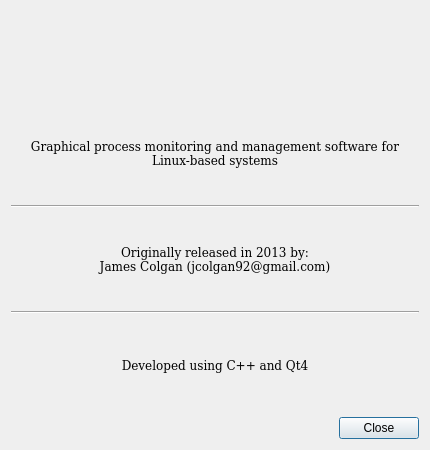
<?xml version="1.0" encoding="UTF-8"?>
<ui version="4.0">
 <class>Info</class>
 <widget class="QDialog" name="Info">
  <property name="geometry">
   <rect>
    <x>0</x>
    <y>0</y>
    <width>430</width>
    <height>450</height>
   </rect>
  </property>
  <property name="sizePolicy">
   <sizepolicy hsizetype="MinimumExpanding" vsizetype="MinimumExpanding">
    <horstretch>0</horstretch>
    <verstretch>0</verstretch>
   </sizepolicy>
  </property>
  <property name="minimumSize">
   <size>
    <width>430</width>
    <height>450</height>
   </size>
  </property>
  <property name="windowTitle">
   <string>About Task Stalker</string>
  </property>
  <property name="windowIcon">
   <iconset resource="../resources/images.qrc">
    <normaloff>:/resources/img/icon.png</normaloff>:/resources/img/icon.png</iconset>
  </property>
  <layout class="QVBoxLayout" name="verticalLayout">
   <item>
    <widget class="QLabel" name="logoLabel">
     <property name="text">
      <string/>
     </property>
     <property name="alignment">
      <set>Qt::AlignCenter</set>
     </property>
    </widget>
   </item>
   <item>
    <widget class="QLabel" name="label_2">
     <property name="font">
      <font>
       <family>Bitstream Vera Serif</family>
      </font>
     </property>
     <property name="text">
      <string>Graphical process monitoring and management software for Linux-based systems</string>
     </property>
     <property name="alignment">
      <set>Qt::AlignCenter</set>
     </property>
     <property name="wordWrap">
      <bool>true</bool>
     </property>
    </widget>
   </item>
   <item>
    <widget class="Line" name="line">
     <property name="orientation">
      <enum>Qt::Horizontal</enum>
     </property>
    </widget>
   </item>
   <item>
    <widget class="QLabel" name="label_3">
     <property name="font">
      <font>
       <family>Bitstream Vera Serif</family>
      </font>
     </property>
     <property name="text">
      <string>Originally released in 2013 by:
James Colgan (jcolgan92@gmail.com)</string>
     </property>
     <property name="alignment">
      <set>Qt::AlignCenter</set>
     </property>
    </widget>
   </item>
   <item>
    <widget class="Line" name="line_2">
     <property name="orientation">
      <enum>Qt::Horizontal</enum>
     </property>
    </widget>
   </item>
   <item>
    <widget class="QLabel" name="label_4">
     <property name="font">
      <font>
       <family>Bitstream Vera Serif</family>
      </font>
     </property>
     <property name="text">
      <string>Developed using C++ and Qt4</string>
     </property>
     <property name="alignment">
      <set>Qt::AlignCenter</set>
     </property>
    </widget>
   </item>
   <item>
    <widget class="QDialogButtonBox" name="buttonBox">
     <property name="orientation">
      <enum>Qt::Horizontal</enum>
     </property>
     <property name="standardButtons">
      <set>QDialogButtonBox::Close</set>
     </property>
    </widget>
   </item>
  </layout>
 </widget>
 <resources>
  <include location="../resources/images.qrc"/>
 </resources>
 <connections>
  <connection>
   <sender>buttonBox</sender>
   <signal>accepted()</signal>
   <receiver>Info</receiver>
   <slot>accept()</slot>
   <hints>
    <hint type="sourcelabel">
     <x>248</x>
     <y>254</y>
    </hint>
    <hint type="destinationlabel">
     <x>157</x>
     <y>274</y>
    </hint>
   </hints>
  </connection>
  <connection>
   <sender>buttonBox</sender>
   <signal>rejected()</signal>
   <receiver>Info</receiver>
   <slot>reject()</slot>
   <hints>
    <hint type="sourcelabel">
     <x>316</x>
     <y>260</y>
    </hint>
    <hint type="destinationlabel">
     <x>286</x>
     <y>274</y>
    </hint>
   </hints>
  </connection>
 </connections>
</ui>
